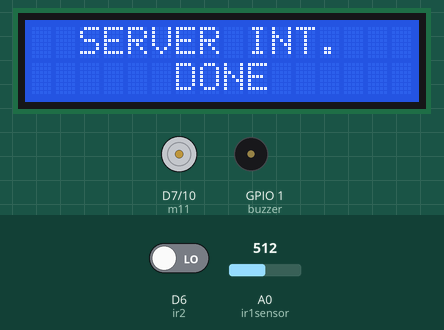
Simulated run of this sketch. Board: ESP8266 (NodeMCU). On the bench: 16×2 character LCD, motor-driver pin pairs drawn as motors (green arrow = first pin HIGH = forward, orange = second pin HIGH = backward, longer = more drive), buzzer (waves = sounding, pin HIGH). The inputs (shaded band) are chosen by the test bench; at power-on: A0 (ir1sensor) = 512, D6 (ir2) LOW. WiFi joins after 1.5 s; servers stay silent unless stated; uploads are accepted with an empty reply; what the sketch prints to the serial monitor is not drawn.

Above: at 10.5 s.
13.9 s: A0 (ir1sensor) set to 591
15.4 s: A0 (ir1sensor) set to 611
At 18.1 s:
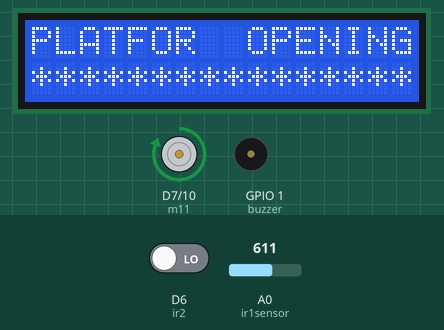
18.4 s: D6 (ir2) driven HIGH
At 23.8 s:
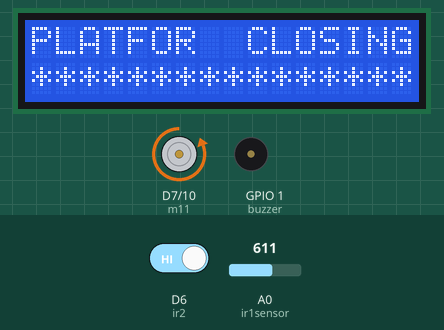
24.4 s: A0 (ir1sensor) set to 590
At 26.1 s:
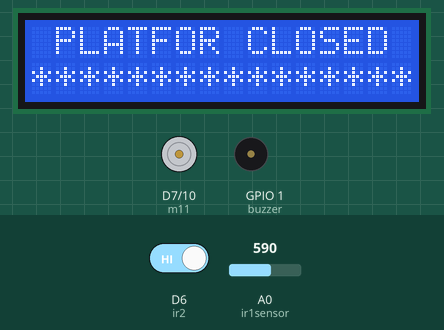
26.6 s: A0 (ir1sensor) set to 610
At 27.4 s:
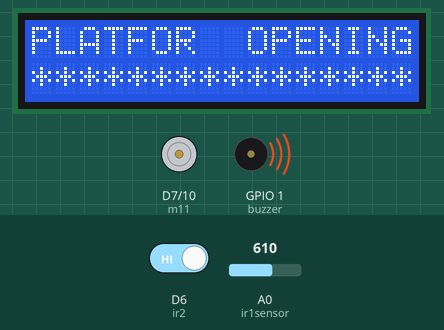
Timing chart, 0 to 30.6 s (numbered marks = the images above; inputs shaded):
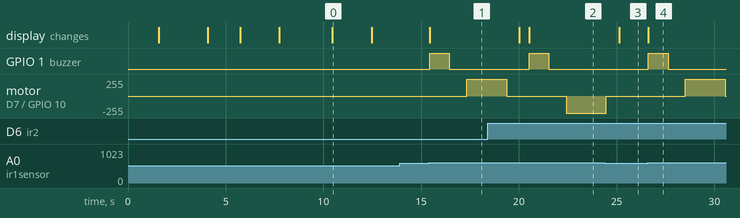

Measured:
- the behaviour switches between 600 and 601 on A0 (ir1sensor) (found by bisection; images 0 and 1)
- after the input at 13.9 s, every drawn part: stays the same
- after the input at 15.4 s, GPIO 1 (buzzer): LOW → HIGH at once, → LOW 1.0 s later; motor on D7 (m11) / GPIO 10 (m12): stopped → forward 255/255 after 1.9 s; the display: changes at once (image 1)
- after the input at 18.4 s, GPIO 1 (buzzer): LOW → HIGH after 2.1 s, → LOW 1.0 s later; the display: first differs from a run without the input after 2.1 s (image 2)
- after the input at 24.4 s, GPIO 1 (buzzer): stays LOW (without the input it goes to HIGH after 1.2 s)
- after the input at 26.6 s, GPIO 1 (buzzer): LOW → HIGH at once, → LOW 1.0 s later; motor on D7 (m11) / GPIO 10 (m12): stopped → forward 255/255 after 1.9 s, → stopped 2.1 s later; the display: changes at once (image 4)
- what the display in image 0 shows lasts 2.0 s, from 10.5 s to 12.5 s

The sketch:

movable_railway_plotform_sreyas.ino
```cpp
#include <ESP8266WiFi.h>
#include <ESP8266HTTPClient.h>
#include <String.h>
#include <LiquidCrystal.h>

// WiFi parameters to be configured
const char* ssid = "project12"; // Hoofdlettergevoelig
const char* password = "project123456"; // Hoofdlettergevoelig

String a = "http://sms.scubedigi.com/api.php?username=Mydreamacd&password=Mydre@m123&to=8897720828&from=MYDREM&message=";
String msg = "\0";
String r = "http://projectsiot.xyz/IoTProjects/MovableRailway/pfupload.php?a=";
String rs = "\0";

int inir = 0;
int L1 = 0;
int L2 = 0;
int L3 = 0;

int in=0,out=0,tot=0;

unsigned int previous_status = 0;
unsigned int present_status = 0;
unsigned int ir1 = 0;
unsigned int flag = 0;

#define ir1sensor A0
#define ir2 D6
#define m11 D7
#define m12 10
#define buzzer 1

LiquidCrystal lcd (D0,D1,D2,D3,D4,D5);


void lcdstring (unsigned int a, unsigned int b, String data);


void forward ()
{
  digitalWrite(m11,HIGH);
  digitalWrite(m12,LOW);
  delay(50);
}
void backward ()
{
  digitalWrite(m11,LOW);
  digitalWrite(m12,HIGH);
  delay(50);
}
void stop_motor ()
{
   digitalWrite(m11,LOW);
  digitalWrite(m12,LOW);
  delay(50);
}

void beep ()
{
  digitalWrite(buzzer, HIGH);
  delay(1000);
  digitalWrite(buzzer, LOW);
  delay(100);
}


void setup()
{
  // initialize serial for debugging
  Serial.begin(9600);

  lcd.begin(16, 2);
  Serial.println("power up");

lcd.clear ();
lcd.setCursor (0,0);
lcd.print ("   WELCOME TO   ");
lcd.setCursor (0,1);
lcd.print ("AUTOMATIC MOVABLE");
delay (1500);

lcd.clear ();
lcd.setCursor (0,0);
lcd.print ("RAILWAY PLATFORM");
lcd.setCursor (0,1);
lcd.print ("    WITH IoT    ");
delay(2000);

pinMode(ir1sensor,INPUT);
pinMode(ir2,INPUT);
pinMode(buzzer,OUTPUT);
pinMode(m11,OUTPUT);
pinMode(m12,OUTPUT);


Serial.print("Bezig met verbinden");
  WiFi.begin(ssid, password); // Connect to WiFi

  // while wifi not connected yet, print '.'
  // then after it connected, get out of the loop
  while (WiFi.status() != WL_CONNECTED) {
     delay(500);
     lcd.clear();
  lcdstring(0,0," CONNECTING  TO ");
  lcdstring(0,1,ssid);
  delay(200);
     Serial.print(".");
  }

  Serial.println("OK!");

  // Access Point (SSID).
  Serial.print("SSID: ");
  Serial.println(WiFi.SSID());

  // IP adres.
  Serial.print("IP: ");
  Serial.println(WiFi.localIP());
Serial.println("state---------------1");
  // Signaalsterkte.
  long rssi = WiFi.RSSI();
  Serial.print("Signaal sterkte (RSSI): ");
  Serial.print(rssi);
  Serial.println(" dBm");
  Serial.println("");
     lcd.clear();
  lcdstring(0,0,"  CONNECTED TO  ");
  lcdstring(0,1,ssid);
  delay(2000);

lcd.clear();
  lcdstring(0,0,"  SERVER INT.  ");
  lcdstring(0,1,"  PLEASE WAIT  ");
  delay(2000);
  Serial.print("A = "); Serial.println("http://projectsiot.xyz/IoTProjects/AirSoundPollution/pfupload.php?a=U&b=0");
if(WiFi.status()== WL_CONNECTED){ //Check WiFi connection status

    HTTPClient http; //Declare an object of class HTTPClient

  http.begin("http://projectsiot.xyz/IoTProjects/MovableRailway/pfupload.php?a=U&b=0");

int httpCode = http.GET(); //Send the request
    if (httpCode > 0) { //Check the returning code
      String payload = http.getString(); //Get the request response payload
      Serial.println(payload); //Print the response payload
    }
    http.end(); //Close connection

delay(500);
}
/*
Serial.print(F("sending init message............"));
Serial.print("msg = "); Serial.println("http://sms.scubedigi.com/api.php?username=Mydreamacd&password=Mydre@m123&to=8897720828&from=MYDREM&message=KIT%20STARTED");
if(WiFi.status()== WL_CONNECTED){ //Check WiFi connection status

    HTTPClient http; //Declare an object of class HTTPClient

 http.begin("http://sms.scubedigi.com/api.php?username=Mydreamacd&password=Mydre@m123&to=8897720828&from=MYDREM&message=KIT%20STARTED");

int httpCode = http.GET(); //Send the request
    if (httpCode > 0) { //Check the returning code
      String payload = http.getString(); //Get the request response payload
      Serial.println(payload); //Print the response payload
    }
    http.end(); //Close connection

delay(500);
}
*/


lcd.clear();
  lcdstring(0,0,"  SERVER INT.  ");
  lcdstring(0,1,"      DONE      ");
  delay(2000);
//lcd.clear();
//Serial.println(F("PLEASE SHOW CARD "));

lcd.clear ();

delay(200);

}

void loop()
{


ir1 = analogRead(ir1sensor);
delay(5);
Serial.print("ir1 value = "); Serial.println(ir1);

if ((ir1 > 600)&&(flag == 0))
{
  flag = 1;

 lcd.clear ();
lcd.setCursor (0,0);
lcd.print ("PLATFOR  OPENING");
lcd.setCursor (0,1);
lcd.print ("*****************");
beep ();

  rs = r + 'Y' ;
 Serial.println(rs);
        send2server ();

forward ();
delay(2000);
stop_motor ();
delay(600);

 lcd.clear ();
lcd.setCursor (0,0);
lcd.print (" PLATFOR OPENED ");
lcd.setCursor (0,1);
lcd.print ("*****************");
delay (500);
}
else if ((digitalRead(ir2)==HIGH)&&(flag==1))
{
flag = 0;

 lcd.clear ();
lcd.setCursor (0,0);
lcd.print ("PLATFOR  CLOSING ");
lcd.setCursor (0,1);
lcd.print ("*****************");
beep ();
  rs = r + 'N' ;
 Serial.println(rs);
        send2server ();

backward ();
delay(2000);
stop_motor ();
delay(600);

 lcd.clear ();
lcd.setCursor (0,0);
lcd.print (" PLATFOR CLOSED ");
lcd.setCursor (0,1);
lcd.print ("*****************");
delay (500);

}


}// loop
  void send2server ()
{
Serial.print("rs = "); Serial.println(rs);
if(WiFi.status()== WL_CONNECTED){ //Check WiFi connection status

    HTTPClient http; //Declare an object of class HTTPClient
 http.begin(rs);

int httpCode = http.GET(); //Send the request
    if (httpCode > 0) { //Check the returning code
      String payload = http.getString(); //Get the request response payload
      Serial.println(payload); //Print the response payload
    }
    http.end(); //Close connection

delay(500);
}
}
 void sendsms ()
{
Serial.print("msg = "); Serial.println(msg);
if(WiFi.status()== WL_CONNECTED){ //Check WiFi connection status

    HTTPClient http; //Declare an object of class HTTPClient
 http.begin(msg);

int httpCode = http.GET(); //Send the request
    if (httpCode > 0) { //Check the returning code
      String payload = http.getString(); //Get the request response payload
      Serial.println(payload); //Print the response payload
    }
    http.end(); //Close connection

delay(500);
}
}

void lcdstring (unsigned int a, unsigned int b, String data)
{
  // lcd.clear();
  lcd.setCursor(a, b);
  lcd.print(data);
}
```
